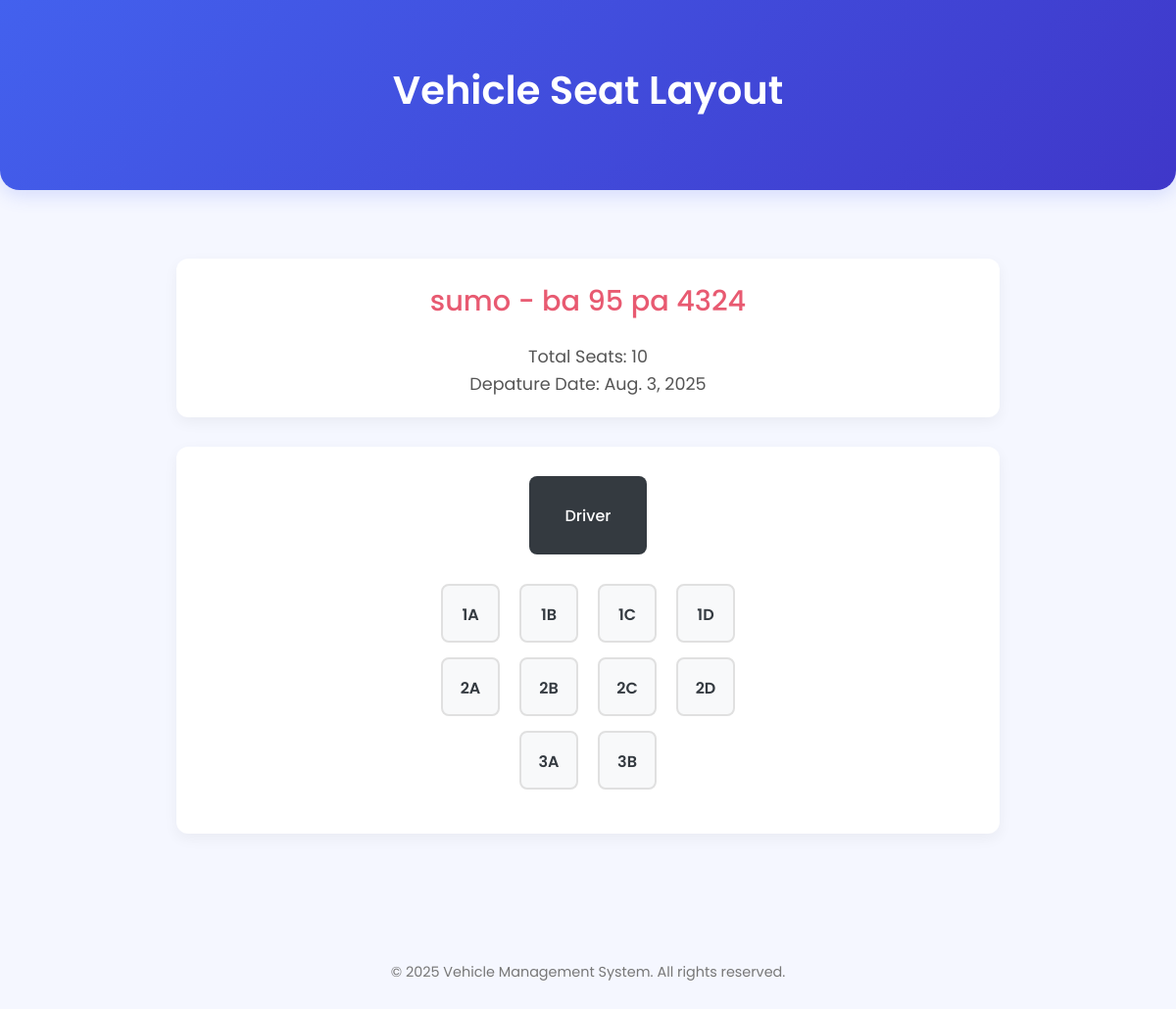
The app's page /vehicle/2/ with its own data.
### ticket/models.py (models this page shows, shortened)
class Vehicle(models.Model):
    vehicle_type = models.CharField(max_length=100)
    vehicle_number = models.CharField(max_length=15)
    departure_date = models.DateField(default=timezone.now)
    From = models.CharField(max_length=100,  default='Unknown')
    To = models.CharField(max_length=100, default='Unknown')
    total_seats = models.IntegerField()

class Seat(models.Model):
    vehicle = models.ForeignKey(Vehicle, on_delete=models.CASCADE, related_name='seats')
    seat_label = models.CharField(max_length=5)

### ticket/views.py (the view)
# urls.py: path('vehicle/<int:vehicle_id>/', views.vehicle_detail, name='vehicle_detail'),
def vehicle_detail(request, vehicle_id):
    vehicle = Vehicle.objects.get(id=vehicle_id)
    seats = vehicle.seats.all()
    return render(request, 'ticket/vehiclelist.html', {
        'vehicle': vehicle,
        'seats': seats,
    })

### ticket/templatetags/grouping.py (called while the page is built)
@register.filter
def grouped(value, n):
    return [value[i:i + n] for i in range(0, len(value), n)]

### ticket/templates/ticket/vehiclelist.html (shortened to what this page needs)
{% load static %}
{% load grouping %}
<!DOCTYPE html>
<html lang="en">
<head>
</head>
<body>
    <header>
        <div class="container">
            <h1>Vehicle Seat Layout</h1>
        </div>
    </header>
    <div class="container">
        <div class="vehicle-info">
            <h2>{{ vehicle.vehicle_type }} - {{ vehicle.vehicle_number }}</h2>
            <p>Total Seats: {{ vehicle.total_seats }}</p>
             <p>Depature Date: {{ vehicle.departure_date }}</p>
        </div>
        <div class="seat-container">
            <div class="driver-area">Driver</div>
            {% for row in seats|dictsort:"seat_label"|grouped:4 %}
                <div class="seat-row">
                    {% for seat in row %}
                        <div class="seat">{{ seat.seat_label }}</div>
                    {% endfor %}
                </div>
            {% endfor %}
        </div>
    </div>
    <footer>
        <div class="container">
            <p>&copy; {% now "Y" %} Vehicle Management System. All rights reserved.</p>
        </div>
    </footer>
</body>
</html>

### ticket/templates/ticket/vehiclelist.html (style rules this page uses)
:root { --primary-color: #4361ee; --secondary-color: #3f37c9; --accent-color: #4cc9f0; --light-gray: #f8f9fa; --dark-gray: #343a40; --success-color: #4bb543; }
* { margin: 0; padding: 0; box-sizing: border-box; }
body { font-family: 'Poppins', sans-serif; background-color: #f5f7ff; color: var(--dark-gray); line-height: 1.6; padding: 0; }
.container { max-width: 900px; margin: 0 auto; padding: 30px; }
header { background: linear-gradient(135deg, var(--primary-color), var(--secondary-color)); color: white; padding: 30px 0; border-radius: 0 0 20px 20px; box-shadow: 0 4px 20px rgba(67, 97, 238, 0.2); margin-bottom: 40px; text-align: center; }
h1 { font-size: 2.5rem; font-weight: 600; margin-bottom: 10px; }
h2 { font-size: 1.8rem; font-weight: 500; color: #e85a71; margin-bottom: 20px; }
.vehicle-info { background-color: white; border-radius: 12px; padding: 20px; margin-bottom: 30px; box-shadow: 0 5px 15px rgba(0, 0, 0, 0.05); text-align: center; }
.vehicle-info p { font-size: 1.1rem; color: #555; }
.seat-container { background-color: white; border-radius: 12px; padding: 30px; box-shadow: 0 5px 15px rgba(0, 0, 0, 0.05); margin-bottom: 30px; }
.seat-row { display: flex; justify-content: center; margin-bottom: 15px; }
.seat { width: 60px; height: 60px; border: 2px solid #e0e0e0; text-align: center; line-height: 60px; margin: 0 10px; border-radius: 8px; background-color: var(--light-gray); font-weight: 600; color: var(--dark-gray); transition: all 0.3s ease; position: relative; overflow: hidden; }
.seat::before { content: ''; position: absolute; top: 0; left: 0; width: 100%; height: 100%; background: linear-gradient(135deg, rgba(76, 201, 240, 0.1), rgba(67, 97, 238, 0.1)); opacity: 0; transition: opacity 0.3s ease; }
.driver-area { width: 120px; height: 80px; background-color: var(--dark-gray); color: white; border-radius: 8px; display: flex; align-items: center; justify-content: center; margin: 0 auto 30px; font-weight: 500; }
footer { text-align: center; margin-top: 40px; color: #777; font-size: 0.9rem; }

### records on screen
Vehicle: vehicle_type "sumo", vehicle_number "ba 95 pa 4324", total_seats "10", departure_date "Aug. 3, 2025"
Seat: seat_label "1A"
Seat: seat_label "1B"
Seat: seat_label "1C"
Seat: seat_label "1D"
Seat: seat_label "2A"
Seat: seat_label "2B"
Seat: seat_label "2C"
Seat: seat_label "2D"
Seat: seat_label "3A"
Seat: seat_label "3B"
